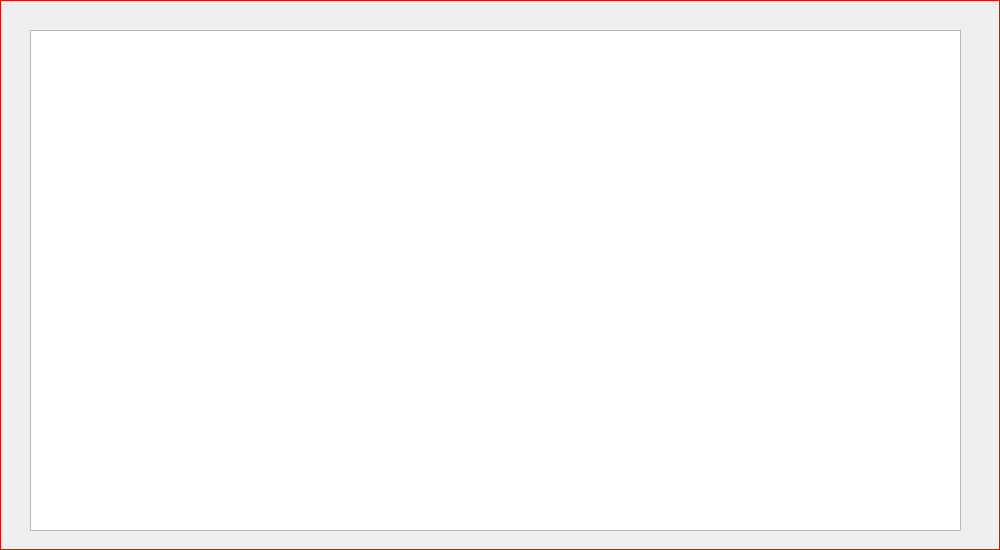
<?xml version="1.0" encoding="UTF-8"?>
<ui version="4.0">
 <class>Agreement</class>
 <widget class="QWidget" name="Agreement">
  <property name="geometry">
   <rect>
    <x>0</x>
    <y>0</y>
    <width>1000</width>
    <height>550</height>
   </rect>
  </property>
  <property name="windowTitle">
   <string>Form</string>
  </property>
  <property name="styleSheet">
   <string notr="true"/>
  </property>
  <widget class="QWidget" name="widget" native="true">
   <property name="geometry">
    <rect>
     <x>0</x>
     <y>0</y>
     <width>1000</width>
     <height>550</height>
    </rect>
   </property>
   <property name="styleSheet">
    <string notr="true">#widget{background-image: url(:/agree_background.png);
border:1px solid red;}</string>
   </property>
   <widget class="QTextEdit" name="textEdit_Agreement">
    <property name="geometry">
     <rect>
      <x>30</x>
      <y>30</y>
      <width>931</width>
      <height>501</height>
     </rect>
    </property>
    <property name="focusPolicy">
     <enum>Qt::NoFocus</enum>
    </property>
    <property name="styleSheet">
     <string notr="true">QTextEdit{ background:transparent; border-width:0; border-style:outset;};
</string>
    </property>
   </widget>
   <widget class="QPushButton" name="agreement_Close">
    <property name="geometry">
     <rect>
      <x>970</x>
      <y>10</y>
      <width>17</width>
      <height>17</height>
     </rect>
    </property>
    <property name="focusPolicy">
     <enum>Qt::NoFocus</enum>
    </property>
    <property name="styleSheet">
     <string notr="true">background-image: url(:/close.png);</string>
    </property>
    <property name="text">
     <string/>
    </property>
    <property name="flat">
     <bool>true</bool>
    </property>
   </widget>
  </widget>
 </widget>
 <resources/>
 <connections/>
</ui>
